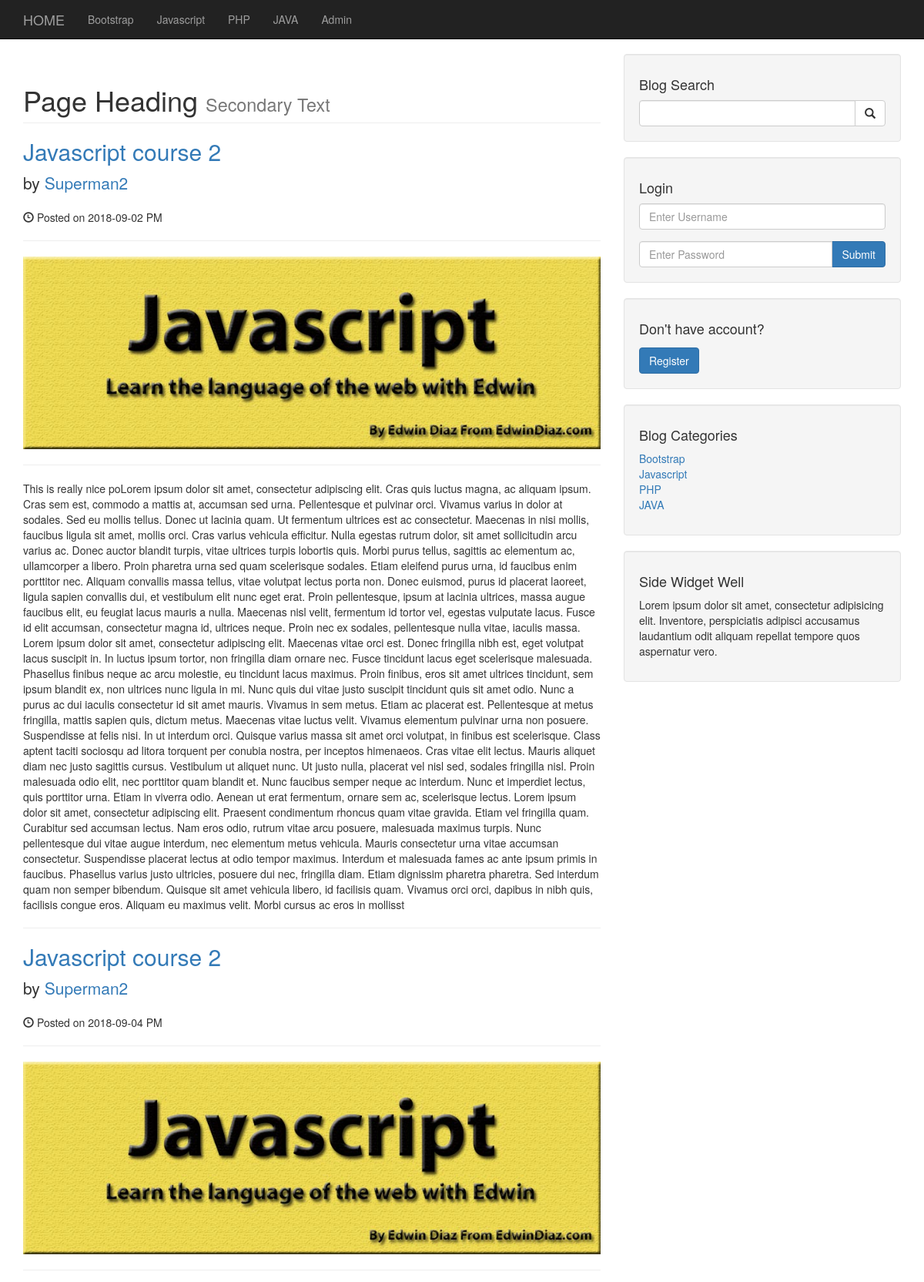
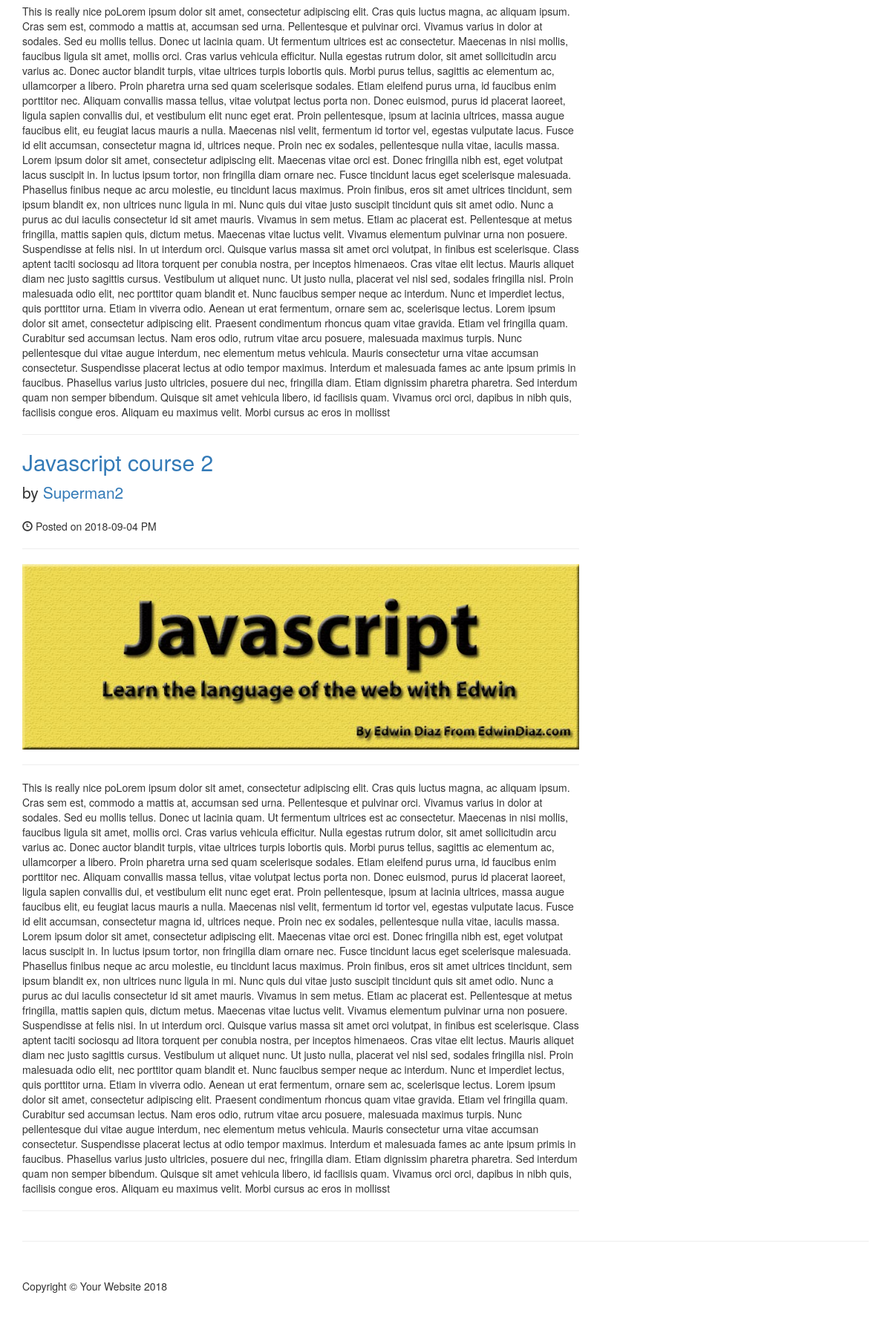
/cms/author_posts.php?author=Superman2&p_id=2, run on the app's committed database (2 pictures, top to bottom).
### tables this page shows
CREATE TABLE `categories` (
  `cat_id` int(3) NOT NULL,
  `cat_title` varchar(255) NOT NULL
);

CREATE TABLE `posts` (
  `post_id` int(3) NOT NULL,
  `post_category_id` int(3) NOT NULL,
  `post_title` varchar(255) NOT NULL,
  `post_author` varchar(255) NOT NULL,
  `post_date` date NOT NULL,
  `post_image` text NOT NULL,
  `post_content` text NOT NULL,
  `post_tags` varchar(255) NOT NULL,
  `post_status` varchar(255) NOT NULL DEFAULT 'draft',
  `post_views_count` int(11) NOT NULL DEFAULT '0'
);

### cms/author_posts.php (the view, shortened to what this page needs)
<?php include "includes/db.php"; ?>
<?php include "includes/header.php"; ?>
    <?php include "includes/navigation.php"; ?>
    <div class="container">
        <div class="row">
            <div class="col-md-8">
                 <h1 class="page-header">
                    Page Heading
                    <small>Secondary Text</small>
                </h1>
                <?php
                    if(isset($_GET['p_id'])){
                        $the_post_author = $_GET['author'];
                    }
                    $query = "SELECT * FROM posts WHERE post_author = '$the_post_author'";
                    $result = mysqli_query($connection, $query);
                    while ($row = mysqli_fetch_assoc($result)){
                        $post_id = $row['post_id'];
                        $post_title = $row['post_title'];
                        $post_author = $row['post_author'];
                        $post_date = $row['post_date'];
                        $post_image = $row['post_image'];
                        $post_content = $row['post_content'];
                    ?>
                <h2>
                    <a href="post.php?p_id=<?php echo $post_id ?>"><?php echo $post_title ?></a>
                </h2>
                <p class="lead">
                    by <a href="author_posts.php?author=<?php echo $post_author ?>&p_id=<?php echo $post_id ?>"><?php echo $post_author ?></a>
                </p>
                <p><span class="glyphicon glyphicon-time"></span> Posted on <?php echo $post_date ?> PM</p>
                <hr>
                <img class="img-responsive" src="images/<?php echo $post_image ?>" alt="">
                <hr>
                <p><?php echo $post_content ?></p>
                <hr>
                <?php
                }
                ?>
            </div>
            <?php include "includes/sidebar.php"; ?>
        </div>
        <hr>
<?php include "includes/footer.php"; ?>

### cms/includes/navigation.php (shortened to what this page needs)
<nav class="navbar navbar-inverse navbar-fixed-top" role="navigation">
    <div class="container">
        <div class="navbar-header">
            <a class="navbar-brand" href="index.php">HOME</a>
        </div>
        <div class="collapse navbar-collapse" id="bs-example-navbar-collapse-1">
            <ul class="nav navbar-nav">
                <?php
                    $query = "SELECT * FROM categories";
                    $result = mysqli_query($connection, $query);
                    while ($row = mysqli_fetch_assoc($result)){
                        $cat_title = $row['cat_title'];
                        echo "<li><a href='#'>{$cat_title}</a></li>";
                    }
                ?>
               <li><a href='admin/index.php'>Admin</a></li>
            </ul>
        </div>
    </div>
</nav>

### cms/includes/sidebar.php
<div class="col-md-4">
    <div class="well">
        <h4>Blog Search</h4>
        <form action="search.php" method="post">
            <div class="input-group">
                <input name="search" type="text" class="form-control">
                <span class="input-group-btn">
                    <button name="submit" class="btn btn-default" type="submit">
                        <span class="glyphicon glyphicon-search"></span>
                </button>
                </span>
            </div>
        </form>
    </div>
    <div class="well">
        <h4>Login</h4>
        <form action="includes/login.php" method="post">
            <div class="form-group">
                <input name="username" type="text" class="form-control" placeholder="Enter Username">
            </div>
            <div class="input-group">
                <input name="password" type="password" class="form-control" placeholder="Enter Password">
                <span class="input-group-btn">
                    <button class="btn btn-primary" name='login' type="submit">Submit</button>
                </span>
            </div>
        </form>
    </div>
    <div class="well">
        <h4>Don't have account?</h4>
        <form action="registration.php" style="padding-top: 5px">
            <div class="input-group">
                <input type="submit" value="Register" id="btn-login" class="btn btn-primary btn-md btn-block">
            </div>
        </form>
    </div>
    <div class="well">
        <?php
            $query = "SELECT * FROM categories";
            $result = mysqli_query($connection, $query);
        ?>
        <h4>Blog Categories</h4>
        <div class="row">
            <div class="col-lg-12">
                <ul class="list-unstyled">
                    <?php
                    while ($row = mysqli_fetch_assoc($result)){
                        $cat_title = $row['cat_title'];
                        $cat_id = $row['cat_id'];
                        echo "<li><a href='category.php?category=$cat_id'>{$cat_title}</a></li>";
                        }
                    ?>
                </ul>
            </div>
        </div>
    </div>
    <?php include "widget.php"?>
</div>

### cms/css/blog-home.css (style rules this page uses)
body { padding-top: 70px; }

### data on the page
categories: cat_title "Bootstrap"
categories: cat_title "Javascript"
categories: cat_title "PHP"
categories: cat_title "JAVA"
posts: post_title "Javascript course 2", post_author "Superman2", post_date "2018-09-02", post_image (picture), post_content "This is really nice poLorem ipsum dolor sit amet, consectetur adipiscing elit. Cras quis luctus magna, ac aliquam ipsum. Cras sem est, commodo a mattis at, accumsan sed urna. Pellentesque et pulvinar orci. Vivamus varius in dolor at sodales. Sed eu mollis tellus. Donec ut lacinia quam. Ut fermentum ultrices est ac consectetur. Maecenas in nisi mollis, faucibus ligula sit amet, mollis orci. Cras varius vehicula efficitur. Nulla egestas rutrum dolor, sit amet sollicitudin arcu varius ac. Donec auctor blandit turpis, vitae ultrices turpis lobortis quis. Morbi purus tellus, sagittis ac elementum ac, ullamcorper a libero. Proin pharetra urna sed quam scelerisque sodales. Etiam eleifend purus…"
posts: post_title "Javascript course 2", post_author "Superman2", post_date "2018-09-04", post_image (picture), post_content "This is really nice poLorem ipsum dolor sit amet, consectetur adipiscing elit. Cras quis luctus magna, ac aliquam ipsum. Cras sem est, commodo a mattis at, accumsan sed urna. Pellentesque et pulvinar orci. Vivamus varius in dolor at sodales. Sed eu mollis tellus. Donec ut lacinia quam. Ut fermentum ultrices est ac consectetur. Maecenas in nisi mollis, faucibus ligula sit amet, mollis orci. Cras varius vehicula efficitur. Nulla egestas rutrum dolor, sit amet sollicitudin arcu varius ac. Donec auctor blandit turpis, vitae ultrices turpis lobortis quis. Morbi purus tellus, sagittis ac elementum ac, ullamcorper a libero. Proin pharetra urna sed quam scelerisque sodales. Etiam eleifend purus…"
posts: post_title "Javascript course 2", post_author "Superman2", post_date "2018-09-04", post_image (picture), post_content "This is really nice poLorem ipsum dolor sit amet, consectetur adipiscing elit. Cras quis luctus magna, ac aliquam ipsum. Cras sem est, commodo a mattis at, accumsan sed urna. Pellentesque et pulvinar orci. Vivamus varius in dolor at sodales. Sed eu mollis tellus. Donec ut lacinia quam. Ut fermentum ultrices est ac consectetur. Maecenas in nisi mollis, faucibus ligula sit amet, mollis orci. Cras varius vehicula efficitur. Nulla egestas rutrum dolor, sit amet sollicitudin arcu varius ac. Donec auctor blandit turpis, vitae ultrices turpis lobortis quis. Morbi purus tellus, sagittis ac elementum ac, ullamcorper a libero. Proin pharetra urna sed quam scelerisque sodales. Etiam eleifend purus…"
